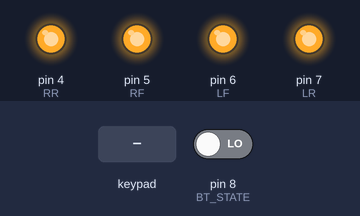
The sketch below on a simulated Arduino Uno, built with avr-gcc and run on an emulated ATmega328P. Parts: output pins drawn as LEDs (lit = HIGH). The test bench sets the inputs (shaded band); at power-on: pin 8 (BT_STATE) LOW. What the sketch prints to the serial monitor is not drawn.

Above: at 1.2 s.
1.3 s: pin 8 (BT_STATE) driven HIGH
3.2 s: key 'U' pressed
At 3.44 s:
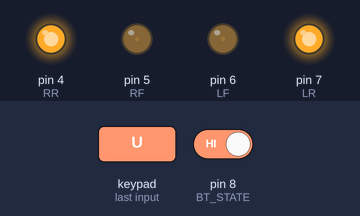
5.1 s: key 'D' pressed
At 5.34 s:
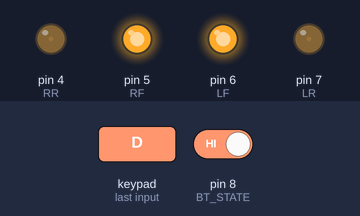
7.0 s: key 'L' pressed
At 7.25 s:
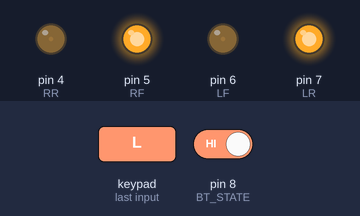
8.9 s: key 'R' pressed
At 9.15 s:
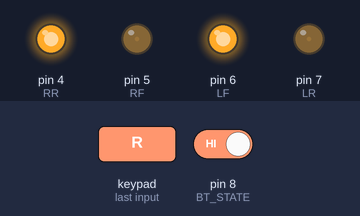
10.8 s: key 'U' pressed
At 11.5 s:
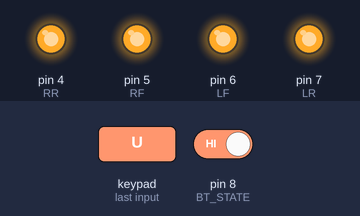
Timing chart, 0 to 13.7 s (numbered marks = the images above; inputs shaded):
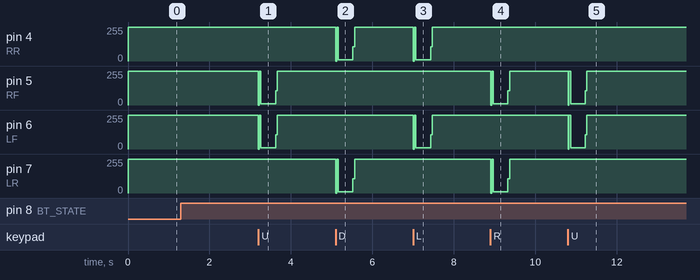

The sketch:

Car_kit_2WD_bluetooth_Dabble_L9110.ino
```cpp
/*
  ============================================================================
  Proyecto: Robot Bluetooth controlado mediante Dabble GamePad
  Autor: Cristopher Hernandez
  Empresa: ElectroCR
  Contacto: info@electrocr.tech

  Descripción:
  Este programa controla un robot mediante la aplicación Dabble usando
  comandos del módulo GamePad.

  Incluye un sistema de protección contra desconexiones Bluetooth para evitar
  movimientos inesperados cuando el teléfono pierde conexión o cuando la
  aplicación vuelve a conectarse manteniendo una tecla virtual presionada.

  ============================================================================
*/

#define CUSTOM_SETTINGS
#define INCLUDE_GAMEPAD_MODULE
#include <Dabble.h>

const int LR = 7;
const int LF = 6;
const int RF = 5;
const int RR = 4;

const int BT_STATE = 8;

/*
  btHighStartTime:
  Guarda el instante en que la señal BT_STATE pasa a HIGH.

  Se utiliza para verificar que la conexión Bluetooth permanezca estable
  durante un tiempo determinado antes de aceptar comandos.
*/
unsigned long btHighStartTime = 0;

/*
  Tiempo mínimo que BT_STATE debe mantenerse en HIGH antes de permitir
  el control del robot.

  Esto evita movimientos accidentales durante la reconexión del módulo
  Bluetooth.
*/
const unsigned long BT_STABLE_TIME = 1500; // ms

/*
  esperarNuevaTecla:
  Se activa cuando ocurre una desconexión Bluetooth.

  Obliga al sistema a ignorar cualquier tecla que pudiera quedar reportada
  como presionada después de la reconexión.
*/
bool esperarNuevaTecla = false;

/*
  huboReposo:
  Indica que después de una reconexión ya se detectó un estado sin teclas
  presionadas.

  Sólo después de detectar este reposo se permitirá nuevamente aceptar
  comandos de movimiento.
*/
bool huboReposo = false;

/*
  stopMotors()

  Detiene completamente el robot.

  En este diseño los motores se encuentran desactivados cuando todas las
  salidas están en HIGH.
*/
void stopMotors() {
  digitalWrite(RF, HIGH);
  digitalWrite(LF, HIGH);
  digitalWrite(RR, HIGH);
  digitalWrite(LR, HIGH);
}

void setup() {
  pinMode(LF, OUTPUT);
  pinMode(LR, OUTPUT);
  pinMode(RF, OUTPUT);
  pinMode(RR, OUTPUT);

  pinMode(BT_STATE, INPUT);

  Serial.begin(250000);
  Dabble.begin(9600);

  stopMotors();
}

void loop() {

  int btState = digitalRead(BT_STATE);

  Serial.print("BT_STATE: ");
  if (btState == HIGH) Serial.println("HIGH");
  else Serial.println("LOW");

  /*
    =======================================================================
    PROTECCIÓN CONTRA DESCONEXIONES BLUETOOTH
    =======================================================================

    Cuando BT_STATE pasa a LOW significa que el módulo Bluetooth perdió la
    conexión con el teléfono.

    En ese momento:

    1. Se detienen inmediatamente los motores.
    2. Se activa el modo "esperarNuevaTecla".
    3. Se reinicia el temporizador de conexión estable.
    4. Se obliga al usuario a soltar todas las teclas antes de aceptar
       nuevos comandos.

    Esto evita que el robot continúe moviéndose por datos residuales o
    estados inconsistentes después de una desconexión.
  */
  if (btState == LOW) {
    stopMotors();

    esperarNuevaTecla = true;
    huboReposo = false;
    btHighStartTime = 0;

    return;
  }

  /*
    Cuando BT_STATE pasa a HIGH por primera vez se almacena el instante
    exacto de reconexión.

    No se aceptan comandos todavía.
  */
  if (btHighStartTime == 0) {
    btHighStartTime = millis();
    stopMotors();
    return;
  }

  /*
    Espera de estabilización.

    Aunque el módulo indique conexión, se exige que la señal permanezca
    estable durante BT_STABLE_TIME milisegundos.

    Durante este período todos los motores permanecen detenidos.

    Esto evita movimientos inesperados mientras la aplicación Dabble y el
    enlace Bluetooth terminan de sincronizarse.
  */
  if (millis() - btHighStartTime < BT_STABLE_TIME) {
    stopMotors();
    return;
  }

  stopMotors();

  Dabble.processInput();

  Serial.print("KeyPressed: ");

  bool algunaPresionada =
    GamePad.isUpPressed() ||
    GamePad.isDownPressed() ||
    GamePad.isRightPressed() ||
    GamePad.isLeftPressed();

  /*
    =======================================================================
    BLOQUEO ANTI "TECLA PEGADA"
    =======================================================================

    Problema:

    Algunos teléfonos o aplicaciones pueden reconectarse reportando una
    tecla virtual como todavía presionada aunque el usuario ya no la esté
    tocando.

    Si el robot aceptara inmediatamente ese dato, podría comenzar a moverse
    solo, después de una reconexión.

    Solución implementada:

    1. Tras una desconexión se activa esperarNuevaTecla.
    2. El sistema ignora TODOS los comandos.
    3. Espera detectar un estado completamente libre de teclas.
    4. Una vez detectado ese reposo (huboReposo = true), espera una nueva
       pulsación real del usuario.
    5. Sólo entonces vuelve a habilitar el control.

    Esto garantiza que cada movimiento posterior a una reconexión provenga
    de una acción nueva e intencional del operador.
  */
  if (esperarNuevaTecla) {

    stopMotors();

    /*
      Detecta que el usuario ya soltó todas las teclas.
    */
    if (!algunaPresionada) {
      huboReposo = true;
    }

    /*
      Una vez detectado reposo, se espera una nueva pulsación real
      para abandonar el modo de bloqueo.
    */
    if (huboReposo && algunaPresionada) {
      esperarNuevaTecla = false;
      huboReposo = false;
    }

    Serial.println("Esperando nueva tecla...");

    return;
  }

  /*
    =======================================================================
    CONTROL NORMAL DE MOVIMIENTO
    =======================================================================
  */

  if (GamePad.isUpPressed()) {
    digitalWrite(LF, LOW);
    digitalWrite(RF, LOW);
    Serial.println("1");
  }

  else if (GamePad.isDownPressed()) {
    digitalWrite(LR, LOW);
    digitalWrite(RR, LOW);
    Serial.println("2");
  }
  else if (GamePad.isLeftPressed()) {

    digitalWrite(LF, LOW);
    digitalWrite(RR, LOW);
    Serial.println("3");
  }
  else if (GamePad.isRightPressed()) {
    digitalWrite(LR, LOW);
    digitalWrite(RF, LOW);
    Serial.println("4");
  }

  else {
    Serial.println("None");
  }

  delay(10);
}
```

Measured:
- after the input at 3.2 s, pin 5 (RF), pin 6 (LF): 255/255 → 9/255 at once, → 255/255 0.42 s later
- after the input at 5.1 s, pin 4 (RR), pin 7 (LR): 255/255 → 8/255 at once, → 255/255 0.42 s later
- after the input at 7.0 s, pin 4 (RR), pin 6 (LF): 255/255 → 9/255 at once, → 255/255 0.42 s later
- after the input at 8.9 s, pin 5 (RF): 255/255 → 9/255 at once, → 255/255 0.42 s later; pin 7 (LR): 255/255 → 8/255 at once, → 255/255 0.42 s later
- after the input at 10.8 s, pin 5 (RF), pin 6 (LF): 255/255 → 9/255 at once, → 255/255 0.42 s later
